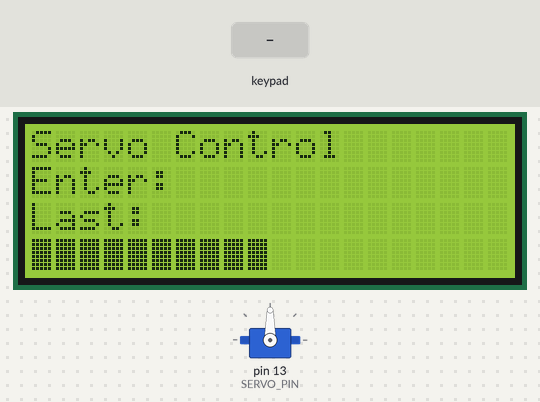
The sketch below on a simulated Arduino Mega 2560, built with avr-gcc and run on an emulated ATmega2560. On the bench: 20×4 character LCD, servo. Wiring (inferred from the names in the program): PCF8574 port expander at I2C address 0x20. Wiring (inferred from the signals the program sends): 4×4 keypad with keys 1 2 3 A 4 5 6 B 7 8 9 C * 0 # D: rows Q4, Q5, Q6, Q7; columns Q0, Q1, Q2, Q3. Inputs (shaded band) come from the test bench.

Above: at 1.3 s.
1.4 s: key 'C' pressed
At 1.7 s:
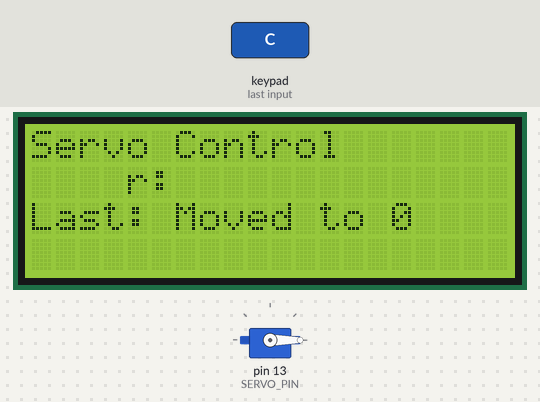
2.9 s: key 'C' pressed
At 4.1 s:
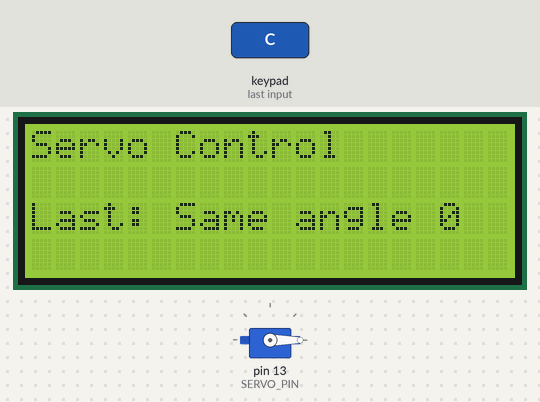
4.4 s: keypad keys 1 2 pressed 0.4 s apart
At 5.8 s:
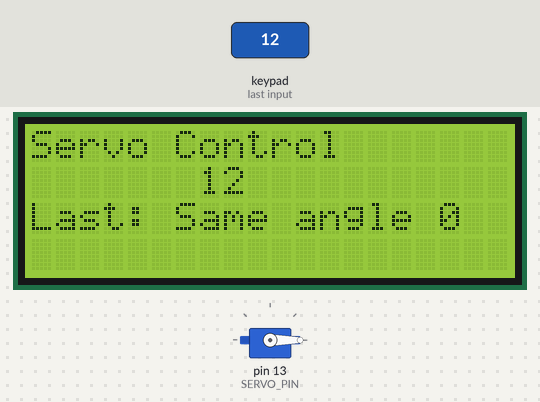
6.7 s: key 'C' pressed
At 7.9 s:
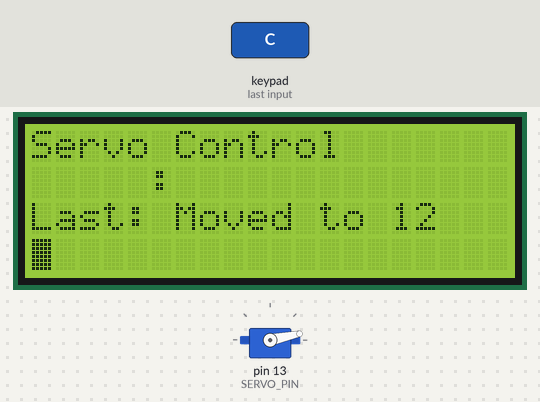
8.2 s: keypad keys 1 2 # pressed 0.4 s apart
At 10.0 s:
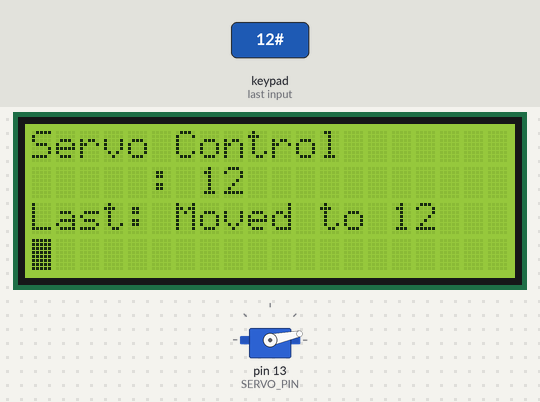
10.9 s: key 'C' pressed
At 11.5 s:
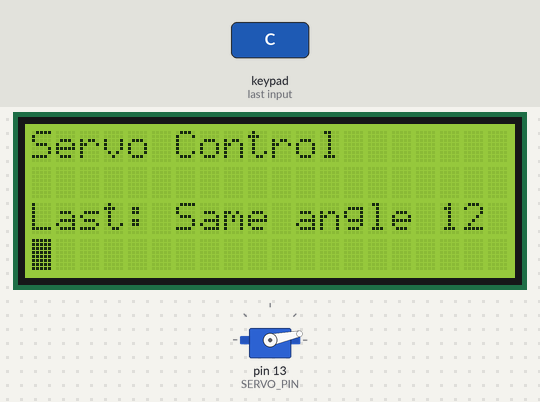
Timing chart, 0 to 13.4 s (numbered marks = the images above; inputs shaded):
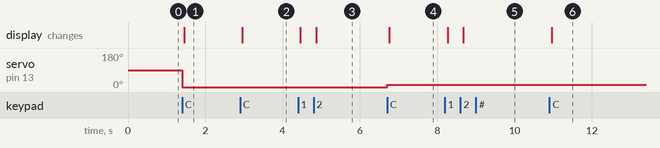

Measured:
- after the input at 1.4 s, servo on pin 13 (SERVO_PIN): 90° → 0° at once; the display: changes after 0.06 s (image 1)
- after the input at 2.9 s, the display: changes after 0.06 s (image 2)
- after the input at 4.4 s, the display: first changes after 0.06 s (image 3 shows a later state)
- after the input at 6.7 s, servo on pin 13 (SERVO_PIN): 0° → 12° at once; the display: changes after 0.06 s (image 4)
- after the input at 8.2 s, the display: first changes after 0.07 s (image 5 shows a later state)
- after the input at 10.9 s, the display: changes after 0.06 s (image 6)

The sketch:

keypad_lcd.ino
```cpp
#include <Wire.h>
#include <LiquidCrystal_I2C.h>
#include <Servo.h>

LiquidCrystal_I2C lcd(0x27, 20, 4);
Servo myServo;
int currentAngle = 90;

#define PCF_ADDR 0x20

char keys[4][4] = {
  { '1', '2', '3', 'A' },
  { '4', '5', '6', 'B' },
  { '7', '8', '9', 'C' },
  { '*', '0', '#', 'D' }
};

String inputStr = "";
String lastCommand = "";

void setup() {
  Wire.begin();
  lcd.init();
  lcd.backlight();

  myServo.attach(13);
  myServo.write(currentAngle);

  lcd.setCursor(0, 0);
  lcd.print("Servo Control");
  updateLCD();
}

void loop() {
  char key = scanKeypad();

  if (key != 0) {
    if (key == 'C') {
      // confirm entered angle
      int angle = inputStr.toInt();
      if (angle >= 0 && angle <= 180) {
        if (angle != currentAngle) {
          currentAngle = angle;
          myServo.write(currentAngle);
          lastCommand = "Moved to " + String(angle);
        } else {
          lastCommand = "Same angle " + String(angle);
        }
      } else {
        lastCommand = "Invalid Angle";
      }
      inputStr = "";
    } else if (key == 'A' || key == 'B' || key == 'D') {
      // ignore other special keys
    } else if (key >= '0' && key <= '9') {
      inputStr += key;
    }
    updateLCD();
    delay(200);
  }
}

void updateLCD() {
  lcd.setCursor(0, 1);
  lcd.print("Enter: ");
  lcd.print(inputStr);
  lcd.print("       ");

  lcd.setCursor(0, 2);
  lcd.print("Last: ");
  lcd.print(lastCommand);
  lcd.print("        ");

  lcd.setCursor(0, 3);
  int blocks = map(currentAngle, 0, 180, 0, 20);
  for (int i = 0; i < 20; i++) {
    if (i < blocks)
      lcd.write(byte(255));
    else
      lcd.print(" ");
  }
}

char scanKeypad() {
  for (int row = 0; row < 4; row++) {
    byte out = 0xFF;
    out &= ~(1 << (row + 4));
    writePCF(out);
    delay(2);
    byte in = readPCF();
    for (int col = 0; col < 4; col++) {
      if ((in & (1 << col)) == 0) {
        return keys[row][col];
      }
    }
  }
  return 0;
}

void writePCF(byte val) {
  Wire.beginTransmission(PCF_ADDR);
  Wire.write(val);
  Wire.endTransmission();
}

byte readPCF() {
  Wire.requestFrom(PCF_ADDR, 1);
  if (Wire.available()) {
    return Wire.read();
  }
  return 0xFF;
}
```

Ardiuno_Servo_90_TFT.c
```cpp
#include <Servo.h>
#include <Adafruit_GFX.h>
#include <Adafruit_ST7789.h>
#include <SPI.h>
#include <math.h>

// TFT pin definitions
#define TFT_CS 53
#define TFT_RST 8
#define TFT_DC 7
#define TFT_BL 9

// Servo and control pins
#define SERVO_PIN 13
#define POT_PIN A8  // Ensure you're on Arduino Mega (A8 exists). Uno has only A0..A5.

Adafruit_ST7789 tft = Adafruit_ST7789(TFT_CS, TFT_DC, TFT_RST);
Servo myServo;

// Gauge center and size (landscape 320x240)
const int CX = 210;
const int CY = 220;
const int R = 100;  // outer radius

// Needle geometry (kept inside to avoid redrawing labels/arc)
const int NEEDLE_TIP_R = R - 32;     // tip length (kept away from labels/arc)
const int NEEDLE_SIDE_R = R - 60;    // triangle base length
const float NEEDLE_HALF_W = 0.045f;  // radians (~2.6°)

// Inner clear radius: clears any previous needle fully, never touching labels (at R-18)
const int INNER_CLEAR_R = R - 26;  // 74 when R=100

// Servo icon placement
const int SERVO_X = 8;    // icon left
const int SERVO_Y = 170;  // icon top

// State
int lastAngle = -1;

// ----------------- Utility -----------------
static inline float deg2rad(float d) {
  return d * (PI / 180.0f);
}

// Angle-based color: green -> yellow/orange -> red
uint16_t colorFromAngle(int a) {
  a = constrain(a, 0, 180);
  uint8_t r = 0, g = 0, b = 0;
  if (a <= 120) {
    r = map(a, 0, 120, 0, 255);
    g = map(a, 0, 120, 255, 128);
    b = 0;
  } else {
    r = 255;
    g = map(a, 120, 180, 128, 0);
    b = 0;
  }
  return tft.color565(r, g, b);
}

// ----------------- UI -----------------
void initBacklight() {
  pinMode(TFT_BL, OUTPUT);
  // Use simple ON to avoid timer conflicts with Servo on some boards
  digitalWrite(TFT_BL, HIGH);
}

void drawTitle() {
  tft.fillRect(0, 0, 320, 30, ST77XX_BLUE);
  tft.setCursor(60, 5);
  tft.setTextColor(ST77XX_WHITE);
  tft.setTextSize(2);
  tft.print("Servo Control");

  // Angle label
  tft.setCursor(10, 50);
  tft.setTextColor(ST77XX_CYAN);
  tft.setTextSize(2);
  tft.print("Angle:");
}

void updateAngleText(int angle) {
  // Clear area and rewrite
  tft.fillRect(110, 50, 100, 25, ST77XX_BLACK);
  tft.setCursor(110, 50);
  tft.setTextSize(2);
  tft.setTextColor(ST77XX_CYAN);
  tft.print(angle);
  tft.print(" deg");  // degree symbol
}

void drawColoredArc() {
  const int thickness = 10;  // pixels
  for (int a = 0; a <= 180; a++) {
    float rad = deg2rad(180 - a);
    uint16_t col = colorFromAngle(a);
    for (int t = 0; t < thickness; t++) {
      int x = CX + (R - t) * cos(rad);
      int y = CY - (R - t) * sin(rad);
      tft.drawPixel(x, y, col);
    }
  }
}

void drawTicksAndLabels() {
  // Minor ticks every 10°, major ticks every 30°
  for (int a = 0; a <= 180; a += 10) {
    float rad = deg2rad(180 - a);
    int inner = (a % 30 == 0) ? (R - 10) : (R - 7);
    int outer = R;
    int x0 = CX + inner * cos(rad);
    int y0 = CY - inner * sin(rad);
    int x1 = CX + outer * cos(rad);
    int y1 = CY - outer * sin(rad);
    tft.drawLine(x0, y0, x1, y1, ST77XX_WHITE);
  }
  for (int a = 0; a <= 180; a += 30) {
    float rad = deg2rad(180 - a);
    int lr = R - 18;  // label radius (outside needle tip)
    int lx = CX + lr * cos(rad);
    int ly = CY - lr * sin(rad);
    tft.setTextColor(ST77XX_YELLOW);
    tft.setTextSize(1);
    tft.setCursor(lx - 8, ly - 6);
    tft.print(a);
  }
}

void drawGaugeHub() {
  tft.fillCircle(CX, CY, 10, ST77XX_WHITE);
  tft.fillCircle(CX, CY, 4, ST77XX_BLACK);
}

void drawSpeedometerBase() {
  drawColoredArc();
  drawTicksAndLabels();
  drawGaugeHub();
}

// ----------------- Needle (trace-free) -----------------
void clearNeedleArea() {
  // Clear inner area where the needle can exist; never touches arc/labels
  tft.fillCircle(CX, CY, INNER_CLEAR_R, ST77XX_BLACK);
  drawGaugeHub();
}

void drawNeedleAt(int angle) {
  float rad = deg2rad(180 - angle);
  uint16_t ncol = colorFromAngle(angle);

  int nx = CX + NEEDLE_TIP_R * cos(rad);
  int ny = CY - NEEDLE_TIP_R * sin(rad);

  int bx = CX - 10 * cos(rad);  // back of needle
  int by = CY + 10 * sin(rad);

  // Offset for width
  int dx = (int)(NEEDLE_HALF_W * R * sin(rad));
  int dy = (int)(NEEDLE_HALF_W * R * cos(rad));

  // Rectangle needle (4 points)
  tft.fillTriangle(bx - dx, by - dy, bx + dx, by + dy, nx, ny, ncol);
  tft.fillTriangle(nx, ny, bx - dx, by - dy, bx + dx, by + dy, ncol);
}


// ----------------- Servo Icon (left) -----------------
void drawServoStatic() {
  uint16_t bodyCol = ST77XX_BLUE;  // blue body
  uint16_t rimCol = ST77XX_WHITE;

  // Main servo body
  tft.fillRoundRect(SERVO_X, SERVO_Y, 90, 60, 8, bodyCol);
  tft.drawRoundRect(SERVO_X, SERVO_Y, 90, 60, 8, rimCol);
  tft.fillRoundRect(SERVO_X + 18, SERVO_Y - 16, 54, 20, 6, rimCol);

  // Screw holes
  tft.fillCircle(SERVO_X + 10, SERVO_Y + 10, 3, ST77XX_BLACK);
  tft.fillCircle(SERVO_X + 80, SERVO_Y + 50, 3, ST77XX_BLACK);

  // Horn pivot
  int px = SERVO_X + 45;
  int py = SERVO_Y - 6;
  tft.fillCircle(px, py, 5, ST77XX_WHITE);
  tft.fillCircle(px, py, 2, ST77XX_BLACK);

  // Label box "MG995"
  int labelX = SERVO_X + 10;  // inside the blue body
  int labelY = SERVO_Y + 30;
  tft.fillRect(labelX, labelY, 70, 20, ST77XX_WHITE);  // white box
  tft.drawRect(labelX, labelY, 70, 20, ST77XX_BLACK);  // black border
  tft.setCursor(labelX + 6, labelY + 4);
  tft.setTextSize(2);
  tft.setTextColor(ST77XX_BLACK);
  tft.print("MG995");
}


void refreshServoHorn(int angle) {
  // Clear around horn pivot so no traces remain
  int px = SERVO_X + 45;
  int py = SERVO_Y - 6;
  tft.fillCircle(px, py, 34, ST77XX_BLACK);
  drawServoStatic();

  // Map 0..180 to -90..+90 for horn rotation
  int hornA = map(angle, 0, 180, -90, 90);
  uint16_t hornCol = ST77XX_RED;

  float nrad = deg2rad(hornA);
  int hx = px + 28 * cos(nrad);
  int hy = py - 28 * sin(nrad);

  // Thick horn (3px)
  tft.drawLine(px, py, hx, hy, hornCol);
  tft.drawLine(px + 2, py, hx + 2, hy, hornCol);
  tft.drawLine(px - 2, py, hx - 2, hy, hornCol);
  tft.fillCircle(hx, hy, 4, hornCol);

  // Restore pivot
  tft.fillCircle(px, py, 5, ST77XX_WHITE);
  tft.fillCircle(px, py, 2, ST77XX_BLACK);
}

// ----------------- POT read (stable) -----------------
int readAngleFromPot() {
  // Average 8 samples, then map; reduces jitter and random motion
  long sum = 0;
  for (int i = 0; i < 8; i++) {
    sum += analogRead(POT_PIN);
    delayMicroseconds(200);
  }
  int avg = sum / 8;  // 0..1023
  int angle = map(avg, 0, 1023, 0, 180);
  return constrain(angle, 0, 180);
}

// ----------------- Arduino -----------------
void setup() {
  initBacklight();

  myServo.attach(SERVO_PIN);
  tft.init(240, 320);
  tft.setRotation(1);
  tft.fillScreen(ST77XX_BLACK);

  drawTitle();
  drawSpeedometerBase();  // Static gauge (colored semicircle, ticks, hub)
  drawServoStatic();      // Static servo body

  // Initial render from current pot (no auto-sweep)
  int angle = readAngleFromPot();
  drawNeedleAt(angle);
  refreshServoHorn(angle);
  updateAngleText(angle);
  myServo.write(angle);
  lastAngle = angle;
}

void loop() {
  int angle = readAngleFromPot();

  // Deadband to avoid flicker/jitter
  if (abs(angle - lastAngle) >= 2) {
    // Only update what changed; no traces, no blink
    clearNeedleArea();
    drawNeedleAt(angle);
    refreshServoHorn(angle);
    updateAngleText(angle);
    myServo.write(angle);
    lastAngle = angle;
  }

  delay(15);
}
```

Ardiuno_Servo_90_LCD.c
```cpp
#include <Servo.h>
#include <Wire.h>
#include <LiquidCrystal_I2C.h>
Servo myServo;
LiquidCrystal_I2C lcd(0x27, 20, 4);
void setup() {
  myServo.attach(2);
  myServo.write(180);
  lcd.init();
  lcd.backlight();
  lcd.setCursor(0, 0);
  lcd.print("Servo Control");
  lcd.setCursor(0, 1);
  lcd.print("Status");
  lcd.setCursor(0, 2);
  lcd.print("180 deg");
}
void loop() {
}
```
